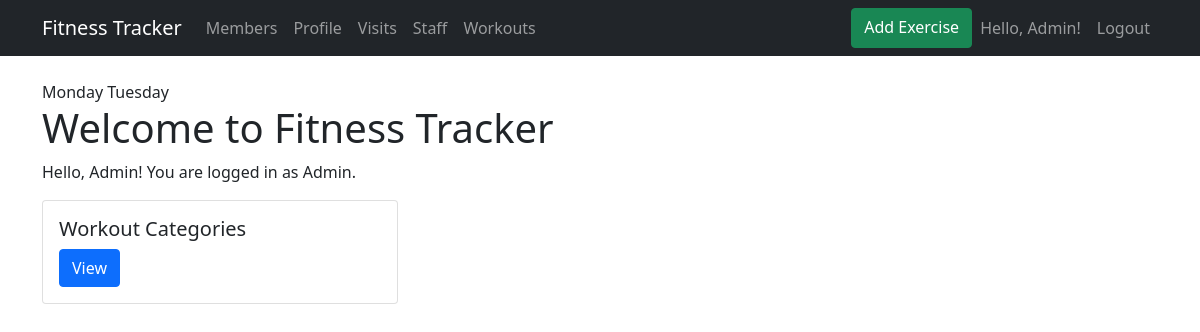
The app's page / (signed in) with its own data.
### accounts/models.py (models this page shows)
class CustomUser(AbstractUser):
    ROLES = (
        ('ADMIN', 'Admin'),
        ('STAFF', 'Staff'),
        ('VISITOR', 'Visitor'),
    )
    role = models.CharField(max_length=10, choices=ROLES, default='VISITOR')

### fitness/models.py (models this page shows, shortened)
class WorkoutRoutine(models.Model):
    name = models.CharField(max_length=100)
    exercises = models.ManyToManyField(Exercise)
    created_by = models.ForeignKey(User, on_delete=models.CASCADE)
    created_at = models.DateTimeField(auto_now_add=True)
    updated_at = models.DateTimeField(auto_now=True)

### fitness/views.py (the view)
# urls.py: path('', views.home, name='home'),
def home(request):
    workouts = WorkoutRoutine.objects.all()[:5]  # Get first 5 workouts
    return render(request, 'fitness/home.html', {'workouts': workouts})

### fitness/templates/fitness/home.html
{% extends 'base.html' %}
{% block content %}
{% for workout in workouts %}
  {{ workout.name }}
{% endfor %}
<h1>Welcome to Fitness Tracker</h1>
{% if user.is_authenticated %}
    <p>Hello, {{ user.username }}! You are logged in as {{ user.get_role_display }}.</p>
    <div class="row">
        <div class="col-md-4">
            <div class="card">
                <div class="card-body">
                    <h5 class="card-title">Workout Categories</h5>
                    <a href="{% url 'category_list' %}" class="btn btn-primary">View</a>
                </div>
            </div>
        </div>
    </div>
{% else %}
    <p>Please <a href="{% url 'login' %}">login</a> or <a href="{% url 'register' %}">register</a> to access the system.</p>
{% endif %}
{% endblock %}

### templates/base.html (shortened to what this page needs)
{% load static %}
<!DOCTYPE html>
<html>
<head>
    <link href="https://cdn.jsdelivr.net/npm/bootstrap@5.1.3/dist/css/bootstrap.min.css" rel="stylesheet">
</head>
<body>
    <nav class="navbar navbar-expand-lg navbar-dark bg-dark">
        <div class="container">
            <a class="navbar-brand" href="{% url 'home' %}">Fitness Tracker</a>
            <div class="collapse navbar-collapse">
                <ul class="navbar-nav me-auto">
                    {% if user.is_authenticated and user.role == 'ADMIN' %}
                        <li class="nav-item">
                            <a class="nav-link" href="{% url 'member_list' %}">Members</a>
                        </li>
                    {% endif %}
                    {% if user.is_authenticated %}
                        <li class="nav-item">
                            <a class="nav-link" href="{% url 'profile' %}">Profile</a>
                        </li>
                        {% if user.role == 'ADMIN' %}
                        <li class="nav-item">
                            <a class="nav-link" href="{% url 'visit_list' %}">Visits</a>
                        </li>
                            <li class="nav-item">
                                <a class="nav-link" href="{% url 'staff_list' %}">Staff</a>
                            </li>
                        {% endif %}
                        <li class="nav-item">
                            <a class="nav-link" href="{% url 'workout_list' %}">Workouts</a>
                        </li>
                    {% endif %}
                </ul>
                <ul class="navbar-nav">
                    <a href="{% url 'exercise_create' %}" class="btn btn-success">
                         Add Exercise
                    </a>
                    {% if user.is_authenticated %}
                        <li class="nav-item">
                            <span class="nav-link">Hello, {{ user.username }}!</span>
                        </li>
                        <li class="nav-item">
                            <a class="nav-link" href="{% url 'logout' %}">Logout</a>
                        </li>
                    {% endif %}
                </ul>
            </div>
        </div>
    </nav>
    <div class="container mt-4">
        {% block content %}{% endblock %}
    </div>
</body>
</html>

### records on screen
CustomUser: username "Admin", role "Admin"
WorkoutRoutine: name "Monday"
WorkoutRoutine: name "Tuesday"
